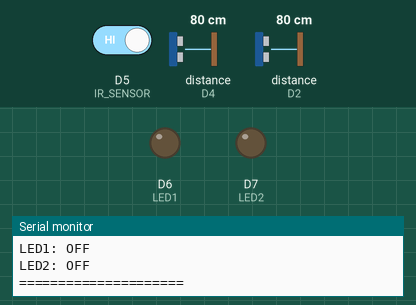
Simulated run of this sketch. Board: ESP8266 (NodeMCU). Shown: output pins drawn as LEDs (lit = HIGH), the last lines printed to the serial monitor. Wiring (inferred from the names in the program): 2 × ultrasonic range finder: trigger D3, echo D4 / trigger D1, echo D2. Dashed ring = blinking. Inputs (shaded band) come from the test bench; at power-on: D5 (IR_SENSOR) HIGH, distance to the obstacle (sensors on D4, D2) 80 cm. The echo pulse lasts 58.3 µs per cm; WiFi joins after 1.5 s; servers stay silent unless stated; pins used as bus, display or sensor lines are not drawn.

Above: at 3.0 s.
3.1 s: D5 (IR_SENSOR) driven LOW
At 4.2 s:
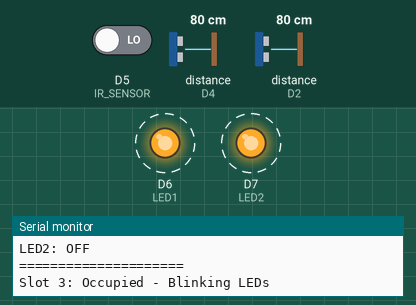
7.2 s: D5 (IR_SENSOR) driven HIGH
At 7.7 s:
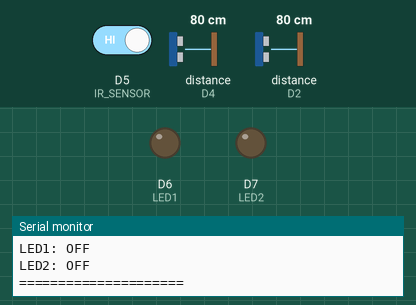
8.7 s: distance to the obstacle (sensor on D4) set to 18 cm
10.2 s: distance to the obstacle (sensor on D4) set to 14 cm
At 12.0 s:
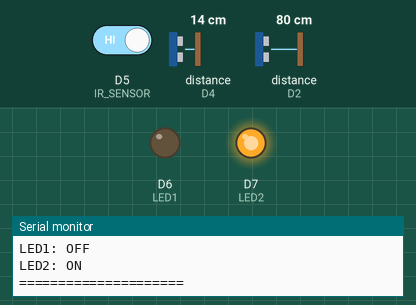
12.3 s: distance to the obstacle (sensor on D4) set to 35 cm
At 13.2 s:
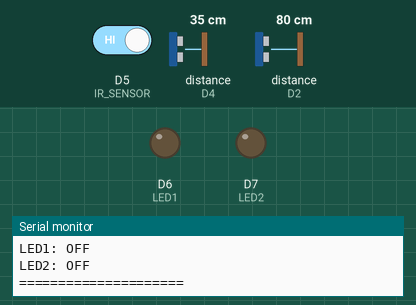
14.3 s: distance to the obstacle (sensor on D2) set to 18 cm
16.1 s: distance to the obstacle (sensor on D2) set to 14 cm
At 18.3 s:
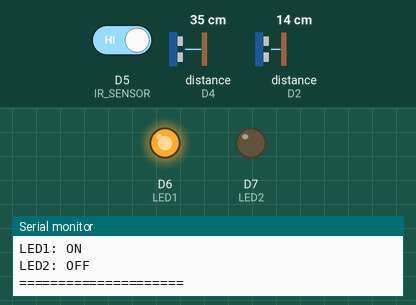
Timing chart, 0 to 19.4 s (numbered marks = the images above; inputs shaded):
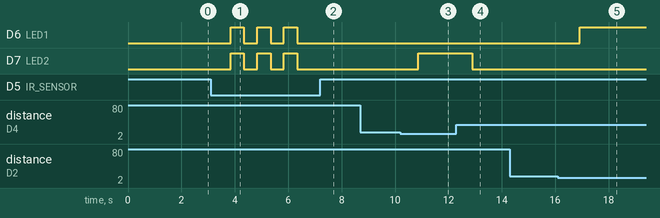

Measured:
- the behaviour switches between 16 and 15 cm on distance to the obstacle (sensor on D4) (found by bisection; images 2 and 3)
- the behaviour switches between 16 and 15 cm on distance to the obstacle (sensor on D2) (found by bisection; images 4 and 5)
- after the input at 3.1 s, D6 (LED1), D7 (LED2): alternates HIGH for 0.50 s and LOW for 0.50 s, starting after 0.74 s
- after the input at 7.2 s, D6 (LED1), D7 (LED2): stays LOW (without the input it goes to HIGH after 0.65 s)
- after the input at 10.2 s, D7 (LED2): LOW → HIGH after 0.68 s
- after the input at 12.3 s, D7 (LED2): HIGH → LOW after 0.59 s
- after the input at 16.1 s, D6 (LED1): LOW → HIGH after 0.82 s

The sketch:

IT_Parking_Lot.ino
```cpp
#define BLYNK_TEMPLATE_ID "TMPL6l0Vn23Eq"
#define BLYNK_TEMPLATE_NAME "test"
#define BLYNK_AUTH_TOKEN "ioYus1M2fxlx5pyu4an8v7DLfq416-0a"

#include <ESP8266WiFi.h>
#include <BlynkSimpleEsp8266.h>

// Wi-Fi credentials
#define WIFI_SSID "FORD_2.4G"   // Replace with your Wi-Fi SSID
#define WIFI_PASSWORD "0832464086" // Replace with your Wi-Fi Password

// Pin configuration for HC-SR04 sensors
#define TRIG1 D1  // GPIO5
#define ECHO1 D2  // GPIO4
#define TRIG2 D3  // GPIO0
#define ECHO2 D4  // GPIO2

// Pin configuration for IR Sensor
#define IR_SENSOR D5  // GPIO14

// Pin configuration for LEDs
#define LED1 D6  // GPIO12
#define LED2 D7  // GPIO13

// Blynk virtual pins
const int VIRTUAL_PIN_LED1 = V0;  // Virtual pin for LED1 status and blink
const int VIRTUAL_PIN_LED2 = V1;  // Virtual pin for LED2 status and blink

void setup() {
  // Initialize serial communication
  Serial.begin(115200);

  // Connect to Wi-Fi and Blynk
  WiFi.begin(WIFI_SSID, WIFI_PASSWORD);
  while (WiFi.status() != WL_CONNECTED) {
    delay(500);
    Serial.print(".");
  }
  Serial.println("\nConnected to Wi-Fi!");
  Blynk.begin(BLYNK_AUTH_TOKEN, WIFI_SSID, WIFI_PASSWORD);

  // Set pin modes
  pinMode(TRIG1, OUTPUT);
  pinMode(ECHO1, INPUT);
  pinMode(TRIG2, OUTPUT);
  pinMode(ECHO2, INPUT);
  pinMode(IR_SENSOR, INPUT);  // Set IR Sensor as input
  pinMode(LED1, OUTPUT);
  pinMode(LED2, OUTPUT);

  // Turn off LEDs initially
  digitalWrite(LED1, LOW);
  digitalWrite(LED2, LOW);
}

long measureDistance(int trigPin, int echoPin) {
  digitalWrite(trigPin, LOW);
  delayMicroseconds(2);
  digitalWrite(trigPin, HIGH);
  delayMicroseconds(10);
  digitalWrite(trigPin, LOW);

  long duration = pulseIn(echoPin, HIGH, 30000);
  long distance = (duration / 2) * 0.0343;
  return (duration == 0) ? -1 : distance;
}

void blinkLEDs(int ledPin1, int ledPin2, int virtualPin1, int virtualPin2, int times, int delayMs) {
  for (int i = 0; i < times; i++) {
    digitalWrite(ledPin1, HIGH);
    digitalWrite(ledPin2, HIGH);
    Blynk.virtualWrite(virtualPin1, 1);  // Send ON status for LED1
    Blynk.virtualWrite(virtualPin2, 1);  // Send ON status for LED2
    delay(delayMs);
    digitalWrite(ledPin1, LOW);
    digitalWrite(ledPin2, LOW);
    Blynk.virtualWrite(virtualPin1, 0);  // Send OFF status for LED1
    Blynk.virtualWrite(virtualPin2, 0);  // Send OFF status for LED2
    delay(delayMs);
  }
}

void loop() {
  Blynk.run();

  // Check Slot 1
  long distance1 = measureDistance(TRIG1, ECHO1);
  if (distance1 != -1 && distance1 < 15) {  // Replace 15 with your desired threshold
    digitalWrite(LED1, HIGH);  // Turn on LED1
    Blynk.virtualWrite(VIRTUAL_PIN_LED1, 1);  // Update Blynk with ON status
  } else {
    digitalWrite(LED1, LOW);   // Turn off LED1
    Blynk.virtualWrite(VIRTUAL_PIN_LED1, 0);  // Update Blynk with OFF status
  }

  // Check Slot 2
  long distance2 = measureDistance(TRIG2, ECHO2);
  if (distance2 != -1 && distance2 < 15) {
    digitalWrite(LED2, HIGH);  // Turn on LED2
    Blynk.virtualWrite(VIRTUAL_PIN_LED2, 1);  // Update Blynk with ON status
  } else {
    digitalWrite(LED2, LOW);   // Turn off LED2
    Blynk.virtualWrite(VIRTUAL_PIN_LED2, 0);  // Update Blynk with OFF status
  }

  // Check IR Sensor for Slot 3
  if (digitalRead(IR_SENSOR) == LOW) {  // LOW indicates object detected
    int objectDistance = 5; // สมมติว่า IR Sensor ระยะตรวจจับเป็น 5 ซม.
    if (objectDistance <= 5) {  // เงื่อนไขตรวจจับในระยะ 5 ซม.
      Serial.println("Slot 3: Occupied - Blinking LEDs");
      blinkLEDs(LED1, LED2, VIRTUAL_PIN_LED1, VIRTUAL_PIN_LED2, 3, 500);  // Blink LEDs and update Blynk
    } else {
      Serial.println("Slot 3: Object out of range.");
    }
  } else {
    Serial.println("Slot 3: Available");
  }

  // Print statuses to Serial Monitor
  Serial.print("LED1: ");
  Serial.println(digitalRead(LED1) ? "ON" : "OFF");
  Serial.print("LED2: ");
  Serial.println(digitalRead(LED2) ? "ON" : "OFF");
  Serial.println("=====================");

  delay(1000);
}
```
